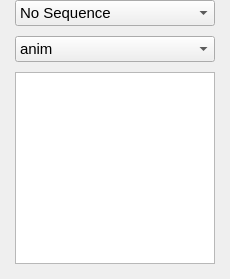
           <widget class="QWidget" name="shotsPage">
            <layout class="QVBoxLayout" name="verticalLayout_7">
             <property name="spacing">
              <number>10</number>
             </property>
             <property name="leftMargin">
              <number>15</number>
             </property>
             <property name="topMargin">
              <number>0</number>
             </property>
             <property name="rightMargin">
              <number>15</number>
             </property>
             <property name="bottomMargin">
              <number>15</number>
             </property>
             <item>
              <widget class="QComboBox" name="shotComboBox">
               <property name="font">
                <font>
                 <pointsize>11</pointsize>
                </font>
               </property>
               <item>
                <property name="text">
                 <string>No Sequence</string>
                </property>
               </item>
              </widget>
             </item>
             <item>
              <widget class="QComboBox" name="shotCategoryComboBox">
               <property name="font">
                <font>
                 <pointsize>11</pointsize>
                </font>
               </property>
               <item>
                <property name="text">
                 <string>anim</string>
                </property>
               </item>
               <item>
                <property name="text">
                 <string>layout</string>
                </property>
               </item>
               <item>
                <property name="text">
                 <string>render</string>
                </property>
               </item>
              </widget>
             </item>
             <item>
              <widget class="QListWidget" name="shotListWidget">
               <property name="maximumSize">
                <size>
                 <width>200</width>
                 <height>185783</height>
                </size>
               </property>
              </widget>
             </item>
            </layout>
           </widget>
